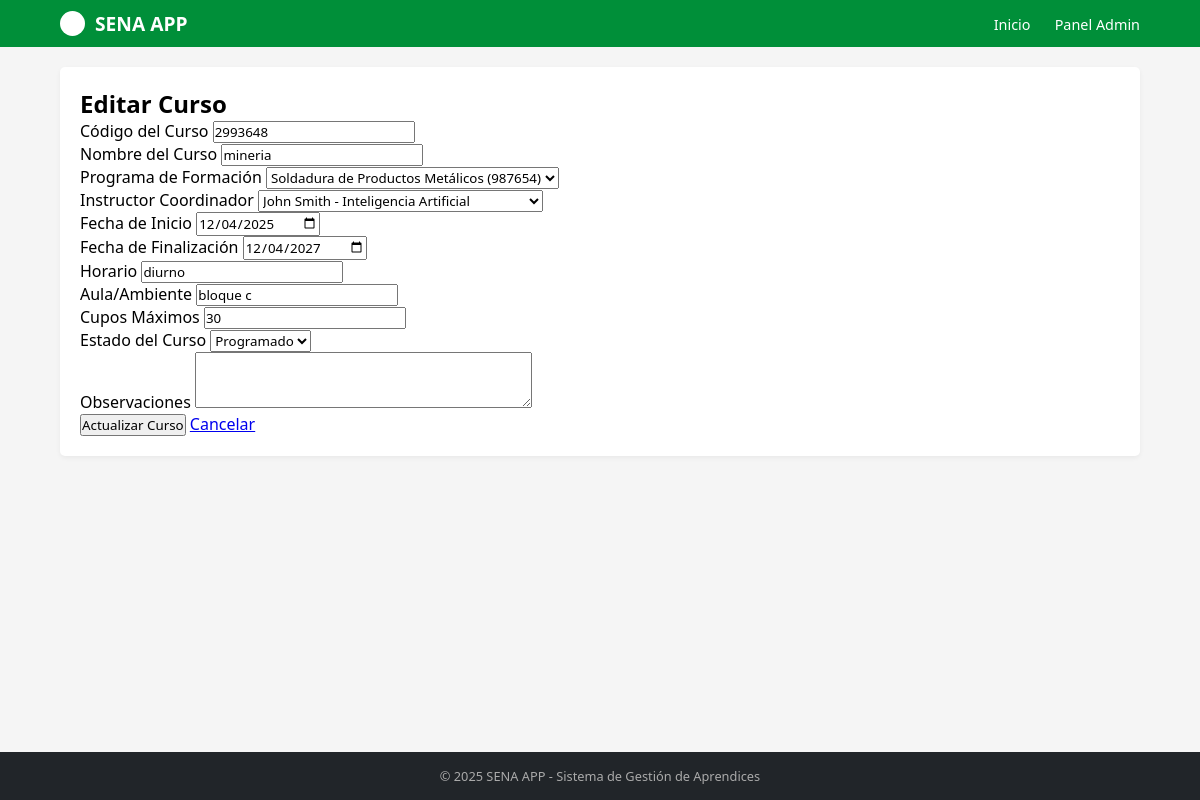
/cursos/1/editar/, run on the app's committed database.
### cursos/models.py (models this page shows, shortened)
class Curso(models.Model):
    ESTADO_CHOICES = [
        ('PRO', 'Programado'),
        ('INI', 'Iniciado'),
        ('EJE', 'En Ejecución'),
        ('FIN', 'Finalizado'),
        ('CAN', 'Cancelado'),
        ('SUS', 'Suspendido'),
    ]
    codigo = models.CharField(max_length=30,unique=True,verbose_name="Código del Curso")
    nombre = models.CharField(max_length=200, verbose_name="Nombre del Curso")
    programa = models.ForeignKey('programas.Programa', on_delete=models.CASCADE, verbose_name="Programa de Formación")
    instructor_coordinador = models.ForeignKey('instructores.Instructor', on_delete=models.CASCADE, related_name='cursos_coordinados', verbose_name="Instructor Coordinador")
    instructores = models.ManyToManyField('instructores.Instructor', through='InstructorCurso', related_name='cursos_impartidos', verbose_name="Instructores")
    aprendices = models.ManyToManyField('aprendices.Aprendiz', through='AprendizCurso', related_name='cursos', verbose_name="Aprendices")
    fecha_inicio = models.DateField(verbose_name="Fecha de Inicio")
    fecha_fin = models.DateField(verbose_name="Fecha de Finalización")
    horario = models.CharField(max_length=100, verbose_name="Horario")
    aula = models.CharField(max_length=50, verbose_name="Aula/Ambiente")
    cupos_maximos = models.PositiveIntegerField(verbose_name="Cupos Máximos")
    estado = models.CharField(max_length=3, choices=ESTADO_CHOICES, default='PRO', verbose_name="Estado del Curso")
    observaciones = models.TextField(blank=True, null=True, verbose_name="Observaciones")
    fecha_registro = models.DateTimeField(auto_now_add=True, verbose_name="Fecha de Registro")
    class Meta:
        verbose_name = "Curso"
        verbose_name_plural = "Cursos"
        ordering = ['-fecha_inicio']

### cursos/views.py (the view, shortened to what this page needs)
# urls.py: path('cursos/<int:curso_id>/editar/', views.CursoUpdateView.as_view(), name='editar_curso'),
class CursoUpdateView(generic.UpdateView):
    model = Curso
    form_class = CursoForm
    template_name = 'editar_curso.html'
    pk_url_kwarg = 'curso_id'

### cursos/forms.py
class CursoForm(forms.ModelForm):
    class Meta:
        model = Curso
        fields = ['codigo', 'nombre', 'programa', 'instructor_coordinador', 'fecha_inicio', 'fecha_fin', 'horario', 'aula', 'cupos_maximos', 'estado', 'observaciones']
        widgets = {
            'codigo': forms.TextInput(attrs={'class': 'form-control'}),
            'nombre': forms.TextInput(attrs={'class': 'form-control'}),
            'programa': forms.Select(attrs={'class': 'form-select'}),
            'instructor_coordinador': forms.Select(attrs={'class': 'form-select'}),
            'fecha_inicio': forms.DateInput(attrs={'class': 'form-control','type':'date'}),
            'fecha_fin': forms.DateInput(attrs={'class': 'form-control','type':'date'}),
            'horario': forms.TextInput(attrs={'class': 'form-control'}),
            'aula': forms.TextInput(attrs={'class': 'form-control'}),
            'cupos_maximos': forms.NumberInput(attrs={'class': 'form-control'}),
            'estado': forms.Select(attrs={'class': 'form-select'}),
            'observaciones': forms.Textarea(attrs={'class': 'form-control','rows':3}),
        }

### instructores/models.py (called while the page is built)
    def __str__(self):
        return f"{self.nombre} {self.apellido} - {self.especialidad}"

### programas/models.py (called while the page is built)
    def __str__(self):
        return f"{self.nombre} ({self.codigo})"

### cursos/templates/editar_curso.html (shortened to what this page needs)
{% extends "master.html" %}
{% load static %}
{% block content %}
    <div class="container mt-4">
        <div class="row justify-content-center">
            <div class="col-md-8">
                <div class="card shadow">
                    <div class="card-header bg-warning text-dark">
                        <h2 class="card-title mb-0"> Editar Curso</h2>
                    </div>
                    <div class="card-body">
                        <form method="post" class="form-group">
                            <div class="row">
                                <div class="col-md-6 mb-3">
                                    <label for="{{ form.codigo.id_for_label }}" class="form-label">{{ form.codigo.label }}</label>
                                    {{ form.codigo }}
                                </div>
                                <div class="col-md-6 mb-3">
                                    <label for="{{ form.nombre.id_for_label }}" class="form-label">{{ form.nombre.label }}</label>
                                    {{ form.nombre }}
                                </div>
                            </div>
                            <div class="row">
                                <div class="col-md-6 mb-3">
                                    <label for="{{ form.programa.id_for_label }}" class="form-label">{{ form.programa.label }}</label>
                                    {{ form.programa }}
                                </div>
                                <div class="col-md-6 mb-3">
                                    <label for="{{ form.instructor_coordinador.id_for_label }}" class="form-label">{{ form.instructor_coordinador.label }}</label>
                                    {{ form.instructor_coordinador }}
                                </div>
                            </div>
                            <div class="row">
                                <div class="col-md-6 mb-3">
                                    <label for="{{ form.fecha_inicio.id_for_label }}" class="form-label">{{ form.fecha_inicio.label }}</label>
                                    {{ form.fecha_inicio }}
                                </div>
                                <div class="col-md-6 mb-3">
                                    <label for="{{ form.fecha_fin.id_for_label }}" class="form-label">{{ form.fecha_fin.label }}</label>
                                    {{ form.fecha_fin }}
                                </div>
                            </div>
                            <div class="row">
                                <div class="col-md-6 mb-3">
                                    <label for="{{ form.horario.id_for_label }}" class="form-label">{{ form.horario.label }}</label>
                                    {{ form.horario }}
                                </div>
                                <div class="col-md-6 mb-3">
                                    <label for="{{ form.aula.id_for_label }}" class="form-label">{{ form.aula.label }}</label>
                                    {{ form.aula }}
                                </div>
                            </div>
                            <div class="row">
                                <div class="col-md-6 mb-3">
                                    <label for="{{ form.cupos_maximos.id_for_label }}" class="form-label">{{ form.cupos_maximos.label }}</label>
                                    {{ form.cupos_maximos }}
                                </div>
                                <div class="col-md-6 mb-3">
                                    <label for="{{ form.estado.id_for_label }}" class="form-label">{{ form.estado.label }}</label>
                                    {{ form.estado }}
                                </div>
                            </div>
                            <div class="mb-3">
                                <label for="{{ form.observaciones.id_for_label }}" class="form-label">{{ form.observaciones.label }}</label>
                                {{ form.observaciones }}
                            </div>
                            <div class="d-flex gap-2 justify-content-between mt-4">
                                <button type="submit" class="btn btn-warning btn-lg">
                                     Actualizar Curso
                                </button>
                                <a href="{% url 'cursos:detalle_cursos' curso_id=object.pk %}" class="btn btn-secondary btn-lg">
                                     Cancelar
                                </a>
                            </div>
                        </form>
                    </div>
                </div>
            </div>
        </div>
    </div>
{% endblock %}

### aprendices/static/mystyles.css (style rules this page uses)
* { margin: 0; padding: 0; box-sizing: border-box; font-family: 'Segoe UI', Tahoma, Geneva, Verdana, sans-serif; }
body { background-color: #f5f5f5; display: flex; flex-direction: column; min-height: 100vh; }
.card { background-color: white; padding: 20px; border-radius: 5px; box-shadow: 0 2px 5px rgba(0,0,0,0.05); display: flex; flex-direction: column; justify-content: space-between; }

### data on the page
Curso: codigo "2993648", nombre "mineria", programa "Soldadura de Productos Metálicos (987654)", instructor_coordinador "John Smith - Inteligencia Artificial", fecha_inicio "12/04/2025", fecha_fin "12/04/2027", horario "diurno", aula "bloque c", cupos_maximos "30", estado "Programado"
